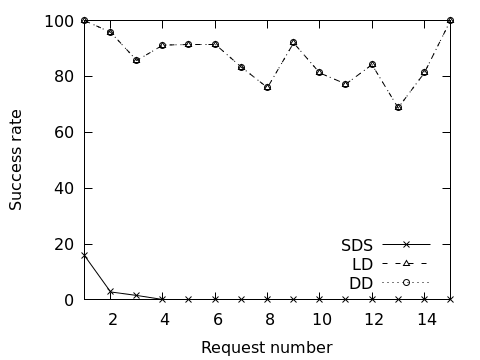

The script that drew this image:
#スクリプト
set terminal pngcairo monochrome enhanced size 480,360
set xlabel "Request number"
set ylabel "Success rate"
set key right bottom
plot[1:15][0:100] 'successrate.dat' using 1:2 title "SDS" with linespoints pt 2,\
                  'successrate.dat' using 1:3 title "LD" with linespoints pt 8,\
                  'successrate.dat' using 1:4 title "DD" with linespoints pt 6
set out "successrate.png"
replot
